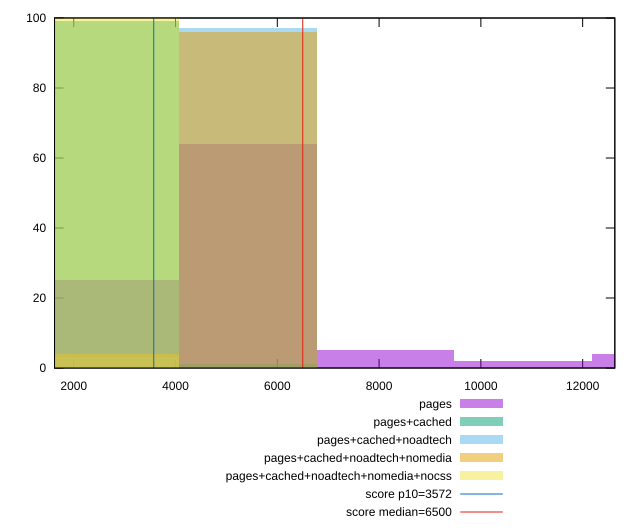

Write the gnuplot code that produced this figure.
reset

$pages <<EOF
2708.3925473187724 25
5416.785094637545 64
8125.1776419563175 5
13541.962736593861 4
10833.57018927509 2
EOF

$pagesCached <<EOF
5416.785094637545 1
2708.3925473187724 99
EOF

$pagesCachedNoadtech <<EOF
5416.785094637545 97
2708.3925473187724 3
EOF

$pagesCachedNoadtechNomedia <<EOF
5416.785094637545 96
2708.3925473187724 4
EOF

$pagesCachedNoadtechNomediaNocss <<EOF
2708.3925473187724 100
EOF

set key outside below
set boxwidth 2708.3925473187724
set xrange [1622.5395000000003:12632.19]
set yrange [0:100]
set trange [0:100]
set style fill transparent solid 0.5 noborder

set parametric
set terminal svg size 640, 530 enhanced background rgb 'white'
set output "report_00021_2021-02-20T09:16:39.615Z/first-cpu-idle/comparison/histogram/all_raw.svg"

plot $pages title "pages" with boxes, \
     $pagesCached title "pages+cached" with boxes, \
     $pagesCachedNoadtech title "pages+cached+noadtech" with boxes, \
     $pagesCachedNoadtechNomedia title "pages+cached+noadtech+nomedia" with boxes, \
     $pagesCachedNoadtechNomediaNocss title "pages+cached+noadtech+nomedia+nocss" with boxes, \
     3572,t title "score p10=3572", \
     6500,t title "score median=6500"

reset
